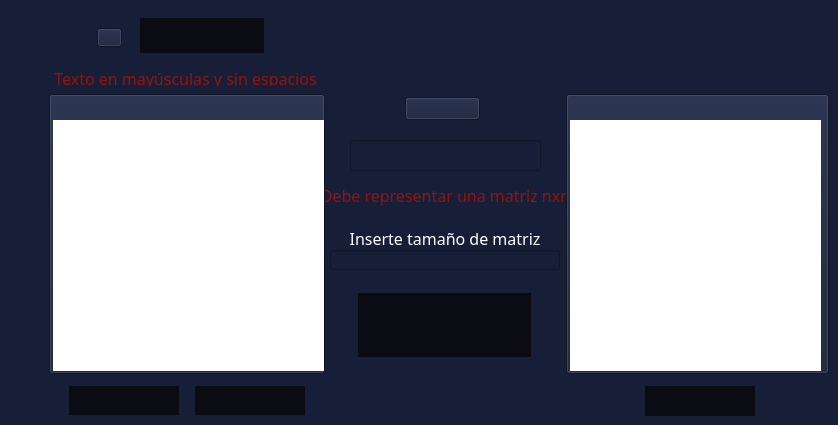
          <widget class="QWidget" name="clHill">
           <property name="styleSheet">
            <string notr="true">*{
	background-color: rgb(22,30,56);
}
QToolButton{
	color: rgb(255,255,255);
	background:rgb(10,12,18);
	border:none;
}
QToolButton:hover{
	background:rgb(33,38,52);
	border:none;
}
QTextEdit{
	background:rgb(255,255,255);
	border:none;
}
QLineEdit{
	color:rgb(255, 255, 255)
}</string>
           </property>
           <widget class="QPushButton" name="pushButton_14">
            <property name="geometry">
             <rect>
              <x>97</x>
              <y>28</y>
              <width>25</width>
              <height>19</height>
             </rect>
            </property>
            <property name="text">
             <string/>
            </property>
            <property name="icon">
             <iconset>
              <normaloff>src/titulos/Hill.png</normaloff>src/titulos/Hill.png</iconset>
            </property>
            <property name="iconSize">
             <size>
              <width>25</width>
              <height>19</height>
             </size>
            </property>
           </widget>
           <widget class="QToolButton" name="toolButton_29">
            <property name="geometry">
             <rect>
              <x>140</x>
              <y>18</y>
              <width>124</width>
              <height>35</height>
             </rect>
            </property>
            <property name="cursor">
             <cursorShape>PointingHandCursor</cursorShape>
            </property>
            <property name="text">
             <string/>
            </property>
            <property name="icon">
             <iconset>
              <normaloff>src/BotonesGral/Imagen.png</normaloff>src/BotonesGral/Imagen.png</iconset>
            </property>
            <property name="iconSize">
             <size>
              <width>124</width>
              <height>35</height>
             </size>
            </property>
           </widget>
           <widget class="QPushButton" name="pushButton_42">
            <property name="geometry">
             <rect>
              <x>49</x>
              <y>94</y>
              <width>276</width>
              <height>280</height>
             </rect>
            </property>
            <property name="text">
             <string/>
            </property>
            <property name="icon">
             <iconset>
              <normaloff>src/textoDeseado.png</normaloff>src/textoDeseado.png</iconset>
            </property>
            <property name="iconSize">
             <size>
              <width>276</width>
              <height>280</height>
             </size>
            </property>
           </widget>
           <widget class="QTextEdit" name="hilTextoOriginal">
            <property name="geometry">
             <rect>
              <x>53</x>
              <y>120</y>
              <width>271</width>
              <height>251</height>
             </rect>
            </property>
           </widget>
           <widget class="QToolButton" name="hilCifrar">
            <property name="geometry">
             <rect>
              <x>69</x>
              <y>386</y>
              <width>110</width>
              <height>29</height>
             </rect>
            </property>
            <property name="cursor">
             <cursorShape>PointingHandCursor</cursorShape>
            </property>
            <property name="text">
             <string/>
            </property>
            <property name="icon">
             <iconset>
              <normaloff>src/BotonesGral/Cifrar.png</normaloff>src/BotonesGral/Cifrar.png</iconset>
            </property>
            <property name="iconSize">
             <size>
              <width>110</width>
              <height>29</height>
             </size>
            </property>
           </widget>
           <widget class="QToolButton" name="hilDescifrar">
            <property name="geometry">
             <rect>
              <x>195</x>
              <y>386</y>
              <width>110</width>
              <height>29</height>
             </rect>
            </property>
            <property name="cursor">
             <cursorShape>PointingHandCursor</cursorShape>
            </property>
            <property name="text">
             <string/>
            </property>
            <property name="icon">
             <iconset>
              <normaloff>src/BotonesGral/Descifrar.png</normaloff>src/BotonesGral/Descifrar.png</iconset>
            </property>
            <property name="iconSize">
             <size>
              <width>110</width>
              <height>29</height>
             </size>
            </property>
           </widget>
           <widget class="QPushButton" name="pushButton_43">
            <property name="geometry">
             <rect>
              <x>405</x>
              <y>97</y>
              <width>75</width>
              <height>23</height>
             </rect>
            </property>
            <property name="text">
             <string/>
            </property>
            <property name="icon">
             <iconset>
              <normaloff>src/BotonesGral/Clave.png</normaloff>src/BotonesGral/Clave.png</iconset>
            </property>
            <property name="iconSize">
             <size>
              <width>44</width>
              <height>18</height>
             </size>
            </property>
           </widget>
           <widget class="QPushButton" name="pushButton_44">
            <property name="geometry">
             <rect>
              <x>566</x>
              <y>94</y>
              <width>263</width>
              <height>280</height>
             </rect>
            </property>
            <property name="text">
             <string/>
            </property>
            <property name="icon">
             <iconset>
              <normaloff>src/textoObtenido.png</normaloff>src/textoObtenido.png</iconset>
            </property>
            <property name="iconSize">
             <size>
              <width>263</width>
              <height>280</height>
             </size>
            </property>
           </widget>
           <widget class="QToolButton" name="hilGenerar">
            <property name="geometry">
             <rect>
              <x>358</x>
              <y>293</y>
              <width>173</width>
              <height>64</height>
             </rect>
            </property>
            <property name="cursor">
             <cursorShape>PointingHandCursor</cursorShape>
            </property>
            <property name="text">
             <string/>
            </property>
            <property name="icon">
             <iconset>
              <normaloff>src/BotonesGral/Generar  Clave.png</normaloff>src/BotonesGral/Generar  Clave.png</iconset>
            </property>
            <property name="iconSize">
             <size>
              <width>173</width>
              <height>64</height>
             </size>
            </property>
           </widget>
           <widget class="QToolButton" name="hilCopiar">
            <property name="geometry">
             <rect>
              <x>645</x>
              <y>386</y>
              <width>110</width>
              <height>30</height>
             </rect>
            </property>
            <property name="cursor">
             <cursorShape>PointingHandCursor</cursorShape>
            </property>
            <property name="text">
             <string/>
            </property>
            <property name="icon">
             <iconset>
              <normaloff>src/BotonesGral/Copiar.png</normaloff>src/BotonesGral/Copiar.png</iconset>
            </property>
            <property name="iconSize">
             <size>
              <width>110</width>
              <height>30</height>
             </size>
            </property>
           </widget>
           <widget class="QTextEdit" name="hilTextoResult">
            <property name="geometry">
             <rect>
              <x>570</x>
              <y>120</y>
              <width>251</width>
              <height>251</height>
             </rect>
            </property>
           </widget>
           <widget class="QLineEdit" name="hilClave">
            <property name="geometry">
             <rect>
              <x>350</x>
              <y>140</y>
              <width>191</width>
              <height>31</height>
             </rect>
            </property>
            <property name="font">
             <font>
              <family>Bahnschrift</family>
              <pointsize>12</pointsize>
             </font>
            </property>
            <property name="alignment">
             <set>Qt::AlignCenter</set>
            </property>
           </widget>
           <widget class="QLabel" name="label_21">
            <property name="geometry">
             <rect>
              <x>325</x>
              <y>180</y>
              <width>241</width>
              <height>31</height>
             </rect>
            </property>
            <property name="font">
             <font>
              <family>Bahnschrift</family>
              <pointsize>12</pointsize>
             </font>
            </property>
            <property name="styleSheet">
             <string notr="true">color:rgb(152, 18, 13)</string>
            </property>
            <property name="text">
             <string>Debe representar una matriz nxn</string>
            </property>
            <property name="alignment">
             <set>Qt::AlignCenter</set>
            </property>
           </widget>
           <widget class="QLabel" name="label_22">
            <property name="geometry">
             <rect>
              <x>40</x>
              <y>70</y>
              <width>291</width>
              <height>16</height>
             </rect>
            </property>
            <property name="font">
             <font>
              <family>Bahnschrift</family>
              <pointsize>12</pointsize>
             </font>
            </property>
            <property name="styleSheet">
             <string notr="true">color:rgb(152, 18, 13)</string>
            </property>
            <property name="text">
             <string>Texto en mayúsculas y sin espacios</string>
            </property>
            <property name="alignment">
             <set>Qt::AlignCenter</set>
            </property>
           </widget>
           <widget class="QLabel" name="label_23">
            <property name="geometry">
             <rect>
              <x>330</x>
              <y>230</y>
              <width>230</width>
              <height>16</height>
             </rect>
            </property>
            <property name="font">
             <font>
              <family>Bahnschrift</family>
              <pointsize>12</pointsize>
             </font>
            </property>
            <property name="styleSheet">
             <string notr="true">color:white</string>
            </property>
            <property name="text">
             <string>Inserte tamaño de matriz</string>
            </property>
            <property name="alignment">
             <set>Qt::AlignCenter</set>
            </property>
           </widget>
           <widget class="QLineEdit" name="tamMatriz">
            <property name="geometry">
             <rect>
              <x>330</x>
              <y>250</y>
              <width>230</width>
              <height>20</height>
             </rect>
            </property>
            <property name="font">
             <font>
              <family>Bahnschrift</family>
              <pointsize>10</pointsize>
             </font>
            </property>
            <property name="text">
             <string/>
            </property>
            <property name="alignment">
             <set>Qt::AlignCenter</set>
            </property>
           </widget>
          </widget>
